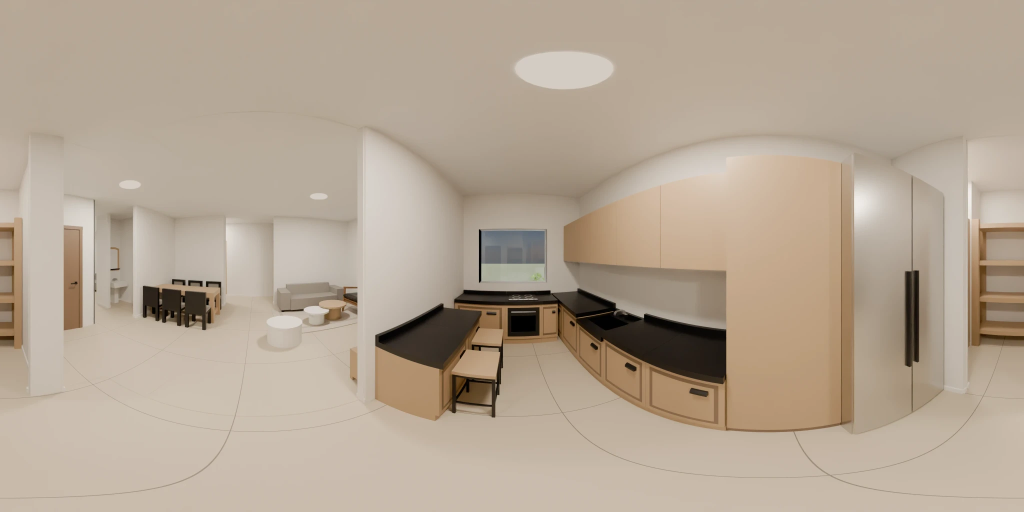
#> input picture Projects/Kedma_D1/dist/panos-original/01-kitchen.webp, 2048 x 1024 px (shown at 1/2 size)
$ python -i edge_stability.py   (imports and definitions only)   (older library calls are emulated)
#> lines starting #> are read from the running program, lines starting #| are printed output that depends on the picture; after the words box and inside, x2 and y2 are one past the last pixel; in counts of white or black regions, pixels touching at a corner belong together
#> further down, picture is the input picture: shape (1024, 2048, 3); mean B, G, R 147.8, 164.9, 179.8
"""Geometry-stability metrics: does a generated video keep the clay's geometry, frame by frame? ($0, local CPU)

python -I edge_stability.py --clay CLAY.mp4 --video OUT.mp4 --name NAME --json OUT.json [--offset 0] [--map auto]
                            [--overlay OUT.jpg]

Output frame t <-> clay frame round(t * fps_clay / fps_out) + offset. Both are mapped to the output framing (cover-crop or
stretch; 'auto' picks the better on the first frames) and analysed at 480 px high.

1. Edge metrics (Canny, Gaussian 5x5, 50/150; tolerance r = 2 px):
   edge_iou   IoU of the dilated edge maps (asked for by the brief; dominated by how much texture the output adds)
   recall     clay edges with an output edge within r. Inflated by dense texture: a busy frame "explains" any edge.
   kappa      chance-corrected, orientation-aware recall: a clay edge counts only if an output edge of the same
              orientation (4 bins, +-1 bin) lies within r, and the chance level (share of pixels covered by such
              dilated output edges) is subtracted: (rec_o - chance) / (1 - chance). 0 = chance, 1 = every clay edge kept.
2. Clay-flow warp error (fwe): dense optical flow is measured on the CLAY (DIS, frame t+k -> t, k = 4), the OUTPUT frame t
   is warped with it and compared with output frame t+k (mean abs error, 0-255, inside the clay's structure band = pixels
   within 6 px of a clay edge). If the output moves exactly like the 3D model, this is small; a tower that changes shape,
   boils or slides raises it. fwe_ratio = fwe / (error without warping) (< 1 = the clay motion explains the output).
3. fwe_self: the same warp test with flow measured on the OUTPUT itself (whole frame): what its own motion cannot
   explain = boiling textures, popping, morphing. Lower = more temporally coherent, independent of clay alignment.
Temporal: t_cons = mean edge IoU(out_t, out_t+1) / the same for the clay; drift = recall last third - first third.
"""
import argparse, json

import cv2
import numpy as np

ap = argparse.ArgumentParser()
# [10 lines not run here, left out]
K = cv2.getStructuringElement(cv2.MORPH_ELLIPSE, (5, 5))
KB = cv2.getStructuringElement(cv2.MORPH_ELLIPSE, (13, 13))


# [18 lines left out: functions read, cover, not called in this run]


def to480(img):
    h, w = img.shape[:2]
    return cv2.resize(img, (int(round(w * 480.0 / h)), 480), interpolation=cv2.INTER_AREA)


def edges(img480):
    g = cv2.GaussianBlur(cv2.cvtColor(img480, cv2.COLOR_BGR2GRAY), (5, 5), 1.2)
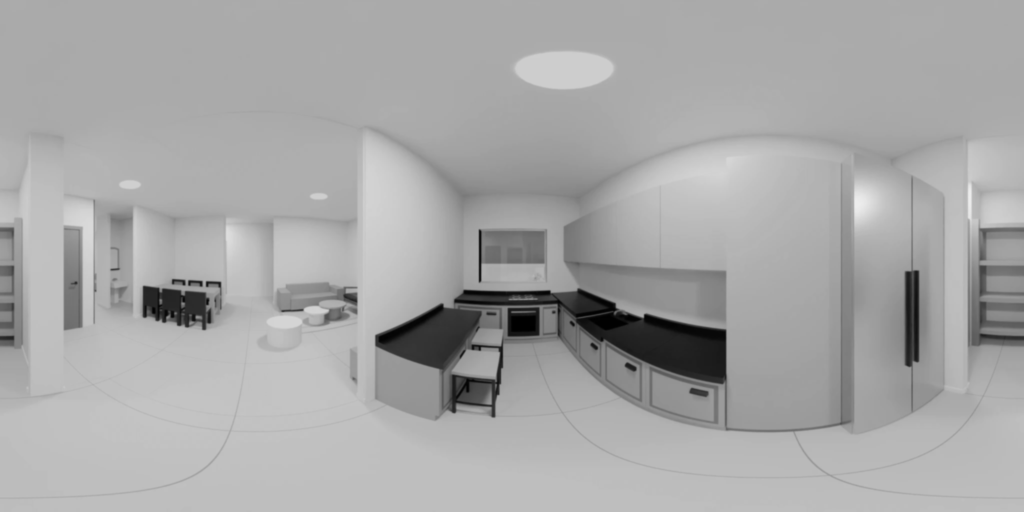
#> g: shape (1024, 2048) (shown at 1/2 size); min 0, max 237, mean 167.4
    e = cv2.Canny(g, 50, 150) > 0
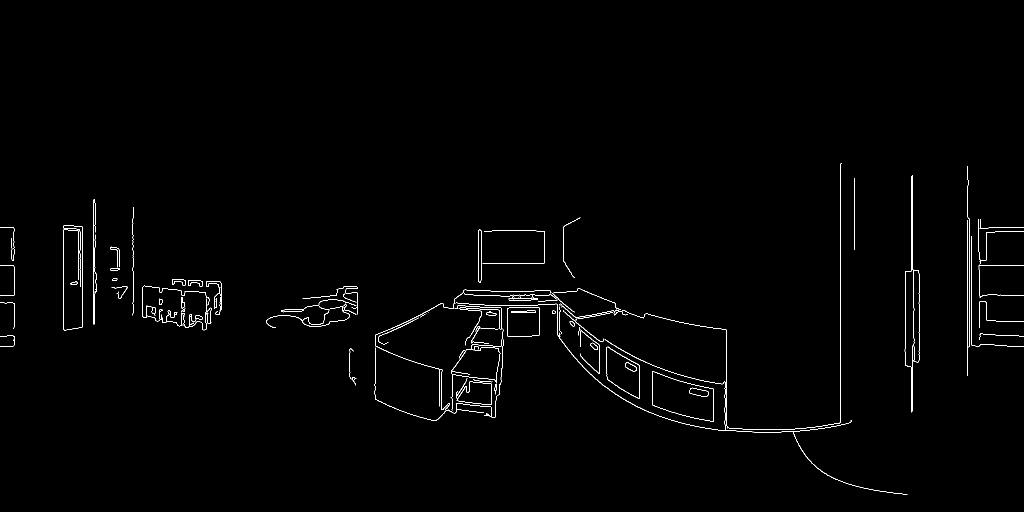
#> e: shape (1024, 2048) bool (shown at 1/2 size); 0.83% white in thin lines or dots, all inside (x1, y1, x2, y2) = (0, 326, 2048, 989)
    gx = cv2.Sobel(g, cv2.CV_32F, 1, 0, ksize=3)
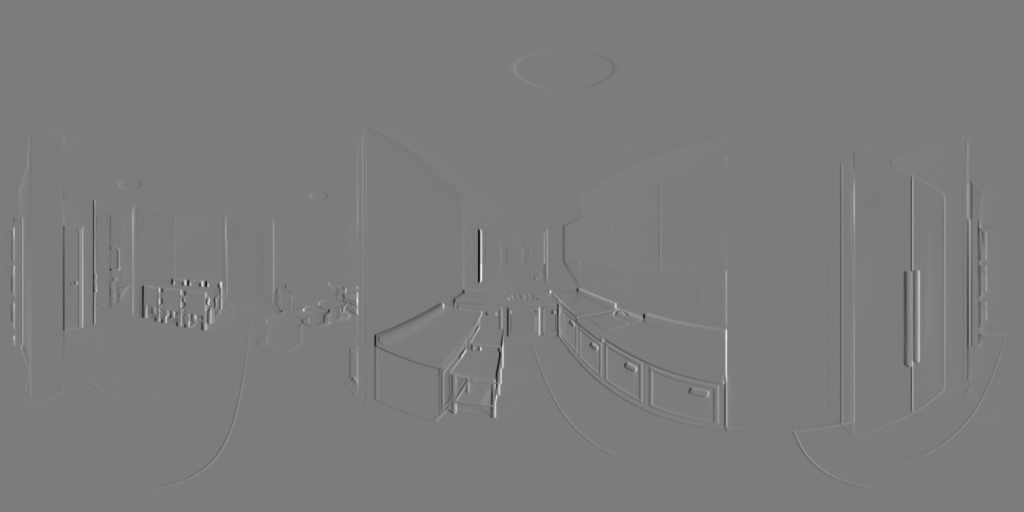
#> gx: shape (1024, 2048) float32 (shown at 1/2 size); min -390, max 407, mean 0; drawn with min black and max white
    gy = cv2.Sobel(g, cv2.CV_32F, 0, 1, ksize=3)
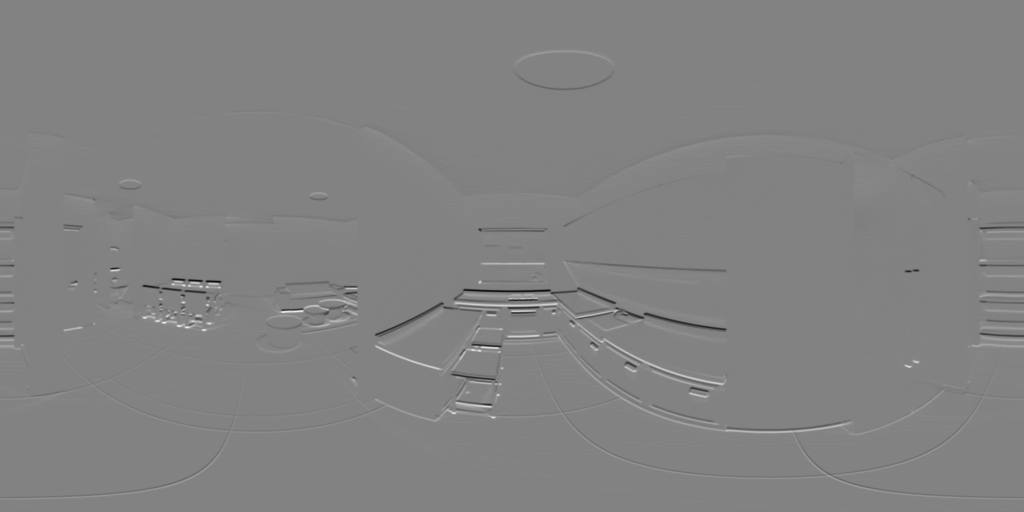
#> gy: shape (1024, 2048) float32 (shown at 1/2 size); min -356, max 339, mean 0.2; drawn with min black and max white
    ang = (np.degrees(np.arctan2(gy, gx)) + 180.0) % 180.0
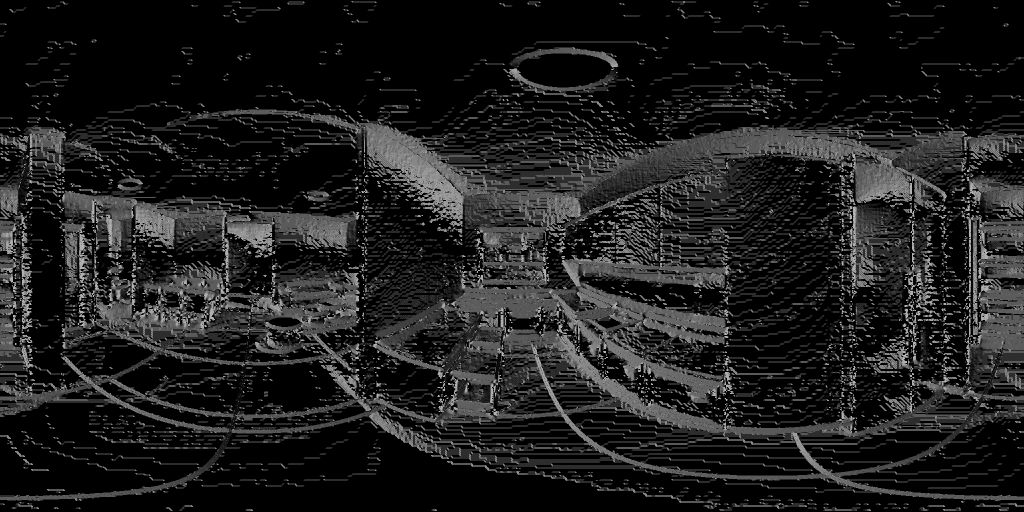
#> ang: shape (1024, 2048) float32 (shown at 1/2 size); min 0, max 179.9, mean 30
    b = ((ang + 22.5) // 45).astype(np.int32) % 4  # 0, 45, 90, 135
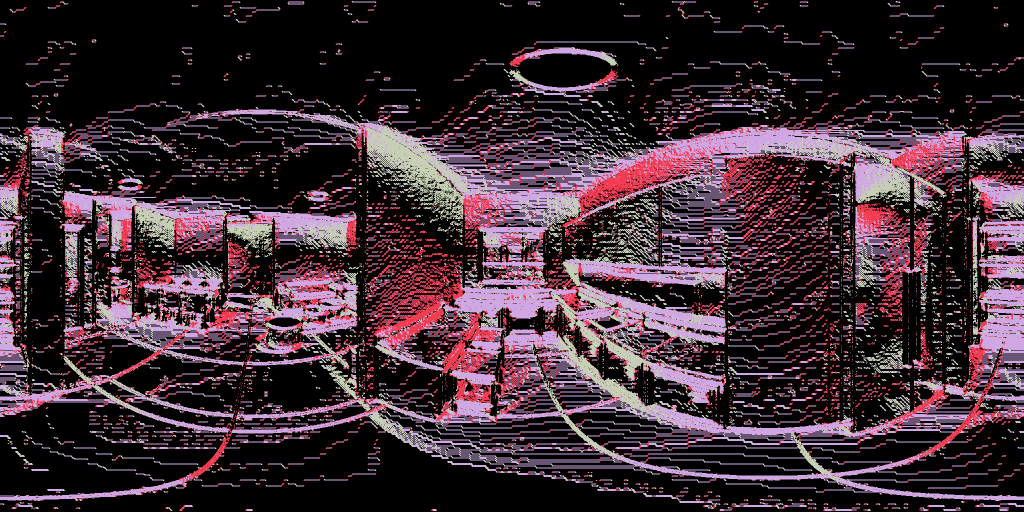
#> b: shape (1024, 2048) int32 (shown at 1/2 size); 4 distinct labels, from 0 to 3; one colour per label, 0 black
    return e, b


# [21 lines left out: functions score, kappa, not called in this run]


# [1 line that did not run here, left out]
# [1 line that did not run here, left out]
# [1 line that did not run here, left out]
pairs = []
# [4 lines not run here, left out]
# [1 line that did not run here, left out]
# [8 lines not run here, left out]


def cmap(img):
    return cover(img, W, H) if mapping == "cover" else cv2.resize(img, (W, H), interpolation=cv2.INTER_AREA)


C480 = [to480(cmap(clay[ci])) for _, ci in pairs]
O480 = [to480(out[t]) for t, _ in pairs]
rows, tc_out, tc_clay = [], [], []
prev = None
# [9 lines not run here, left out]

# clay-flow warp error
dis = cv2.DISOpticalFlow_create(cv2.DISOPTICAL_FLOW_PRESET_MEDIUM)
fwe, fwe0, fwe_clay, fwe_self = [], [], [], []
# [24 lines not run here, left out]

A = np.array(rows, dtype=np.float64)
# [1 line that did not run here, left out]
# [1 line that did not run here, left out]
# [15 lines that did not run here, left out]
# [13 lines not run here, left out]

>>> import cv2
>>> picture = cv2.imread('../../../../../../Kedma_D1/dist/panos-original/01-kitchen.webp')
>>> result = edges(picture)

$ run again, on Projects/Kedma_D1/dist/panos-original/02-pantry.webp
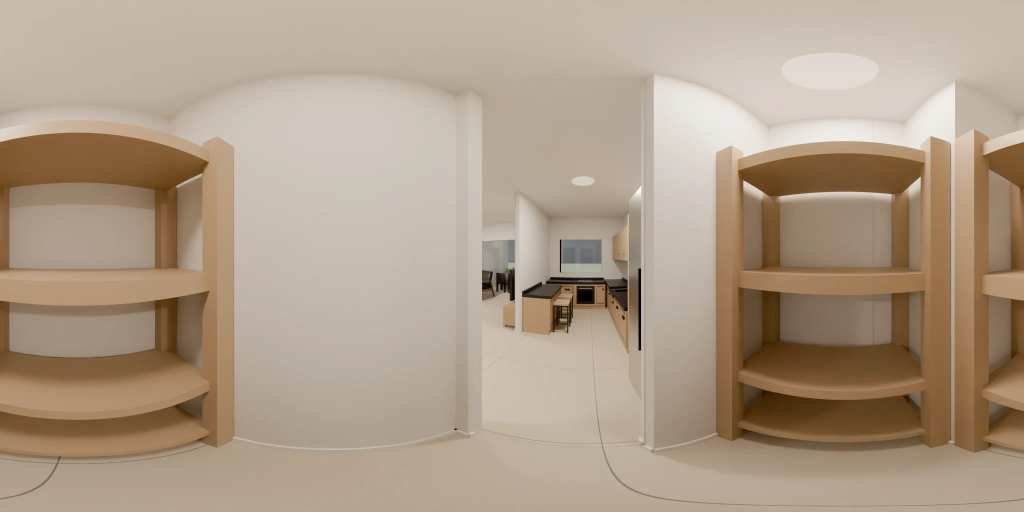
#> input picture Projects/Kedma_D1/dist/panos-original/02-pantry.webp, 2048 x 1024 px (shown at 1/2 size)
#> picture is the input picture: shape (1024, 2048, 3); mean B, G, R 137, 156.7, 174.7
#> in edges, `e = cv2.Canny(g, 50, 150) > 0`:
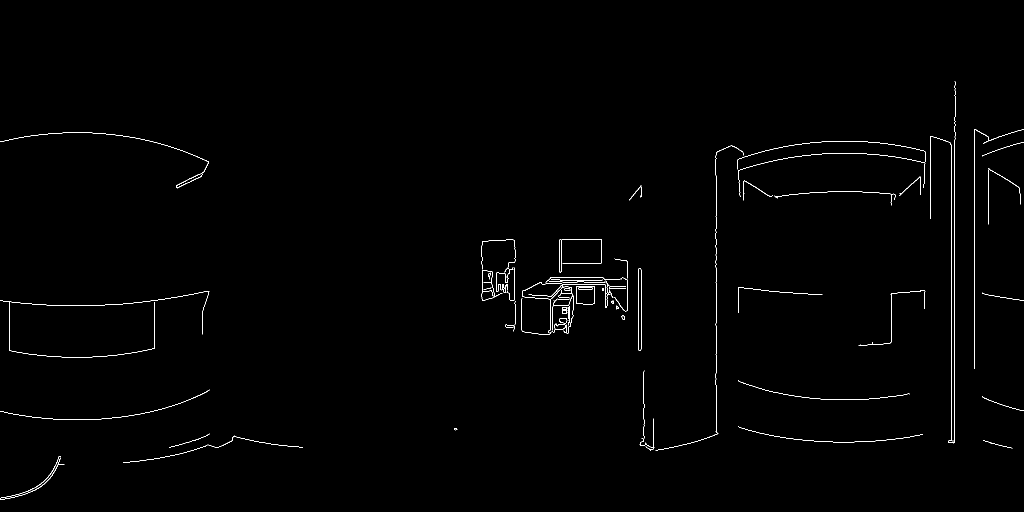
#> e: shape (1024, 2048) bool (shown at 1/2 size); 0.63% white in thin lines or dots, all inside (x1, y1, x2, y2) = (0, 162, 2048, 1000)
#> in edges, `b = ((ang + 22.5) // 45).astype(np.int32) % 4`:
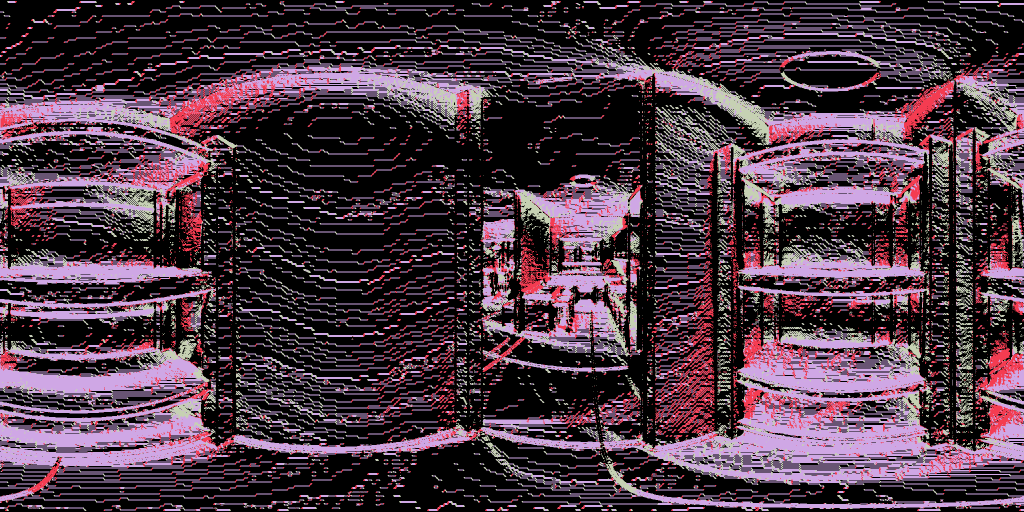
#> b: shape (1024, 2048) int32 (shown at 1/2 size); 4 distinct labels, from 0 to 3; one colour per label, 0 black

$ run again, on Projects/Kedma_D1/dist/panos-original/03-living.webp
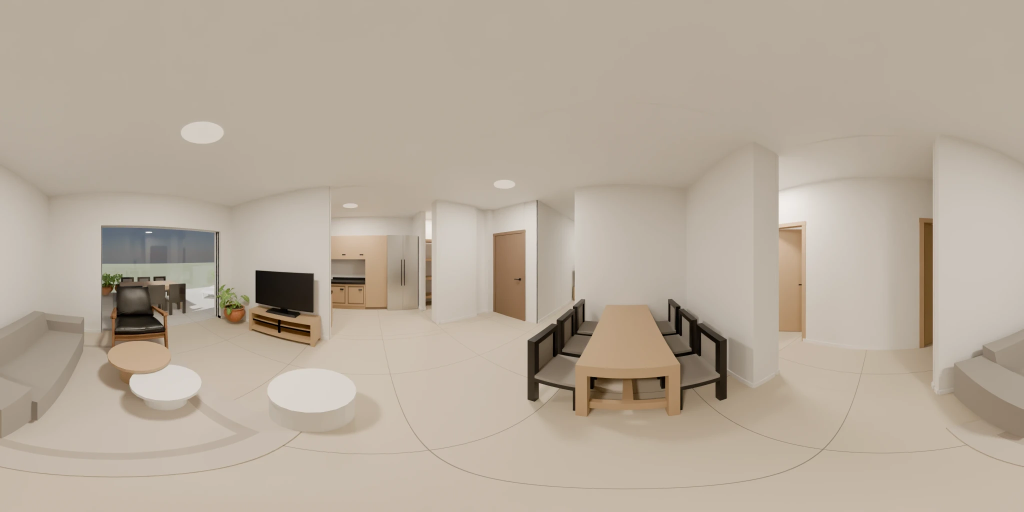
#> input picture Projects/Kedma_D1/dist/panos-original/03-living.webp, 2048 x 1024 px (shown at 1/2 size)
#> picture is the input picture: shape (1024, 2048, 3); mean B, G, R 155, 169.7, 181.7
#> in edges, `e = cv2.Canny(g, 50, 150) > 0`:
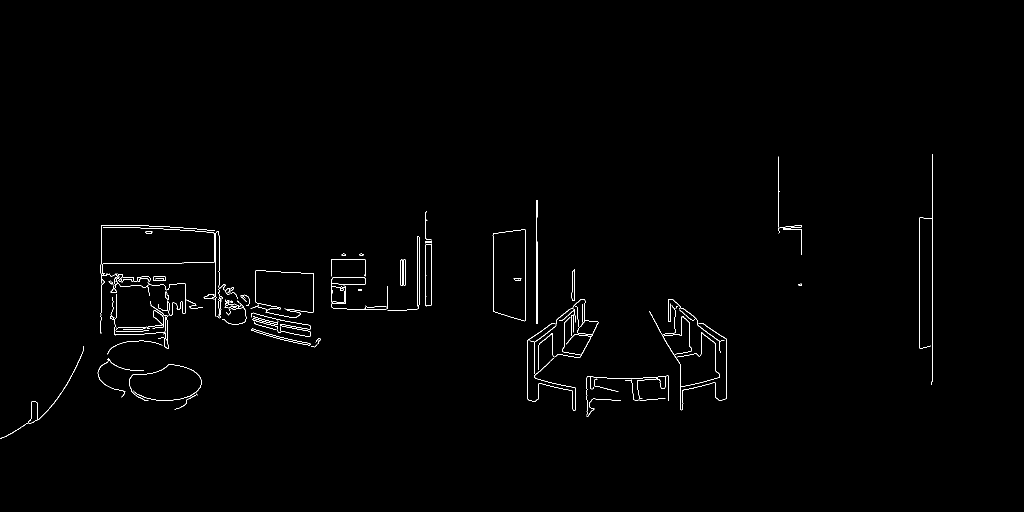
#> e: shape (1024, 2048) bool (shown at 1/2 size); 0.69% white in thin lines or dots, all inside (x1, y1, x2, y2) = (0, 308, 1866, 877)
#> in edges, `b = ((ang + 22.5) // 45).astype(np.int32) % 4`:
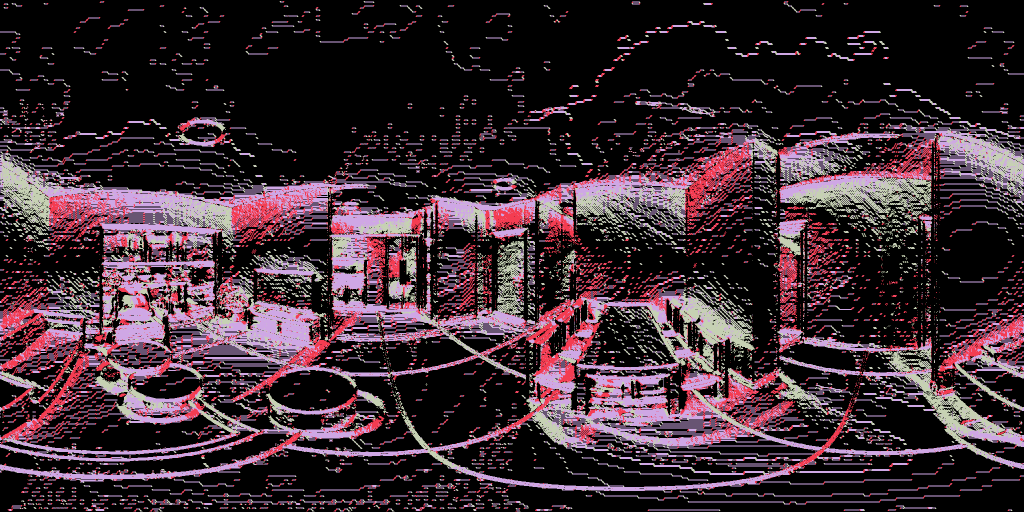
#> b: shape (1024, 2048) int32 (shown at 1/2 size); 4 distinct labels, from 0 to 3; one colour per label, 0 black

$ run again, on Projects/Kedma_D1/dist/panos-original/04-dining.webp
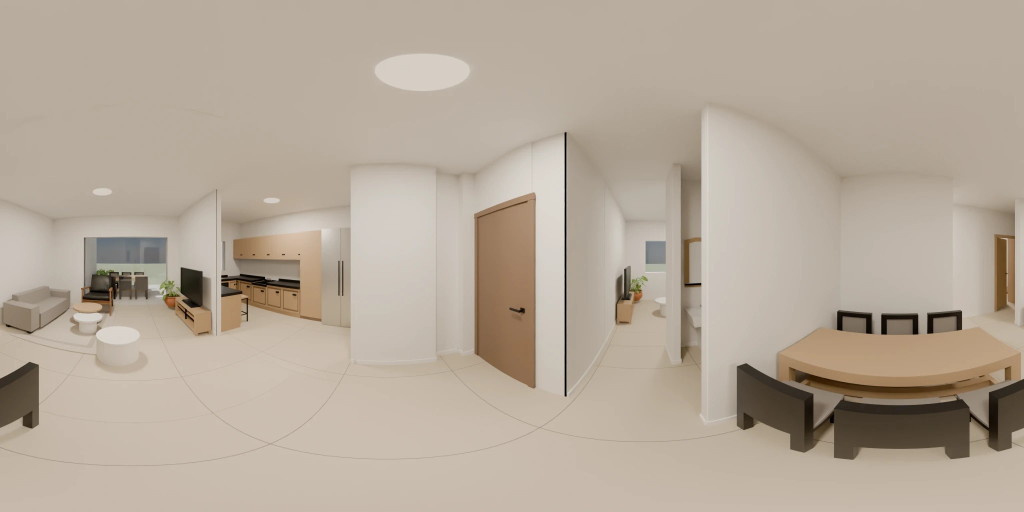
#> input picture Projects/Kedma_D1/dist/panos-original/04-dining.webp, 2048 x 1024 px (shown at 1/2 size)
#> picture is the input picture: shape (1024, 2048, 3); mean B, G, R 153.6, 168.5, 180.8
#> in edges, `e = cv2.Canny(g, 50, 150) > 0`:
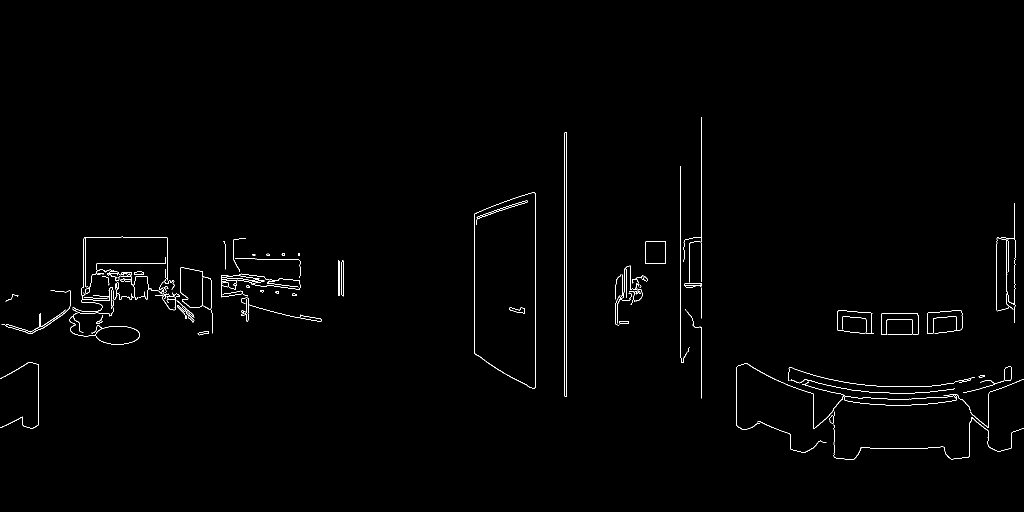
#> e: shape (1024, 2048) bool (shown at 1/2 size); 0.76% white in thin lines or dots, all inside (x1, y1, x2, y2) = (0, 234, 2048, 920)
#> in edges, `b = ((ang + 22.5) // 45).astype(np.int32) % 4`:
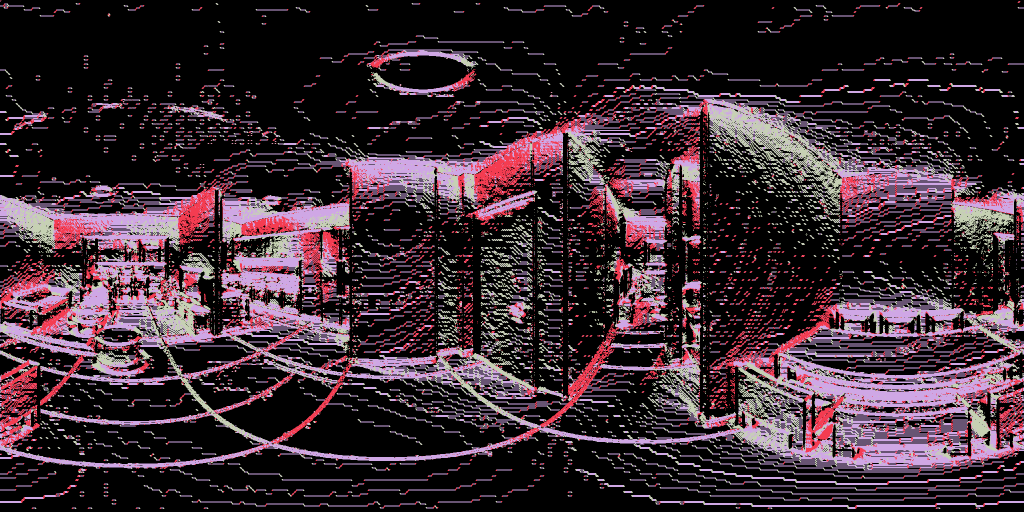
#> b: shape (1024, 2048) int32 (shown at 1/2 size); 4 distinct labels, from 0 to 3; one colour per label, 0 black
